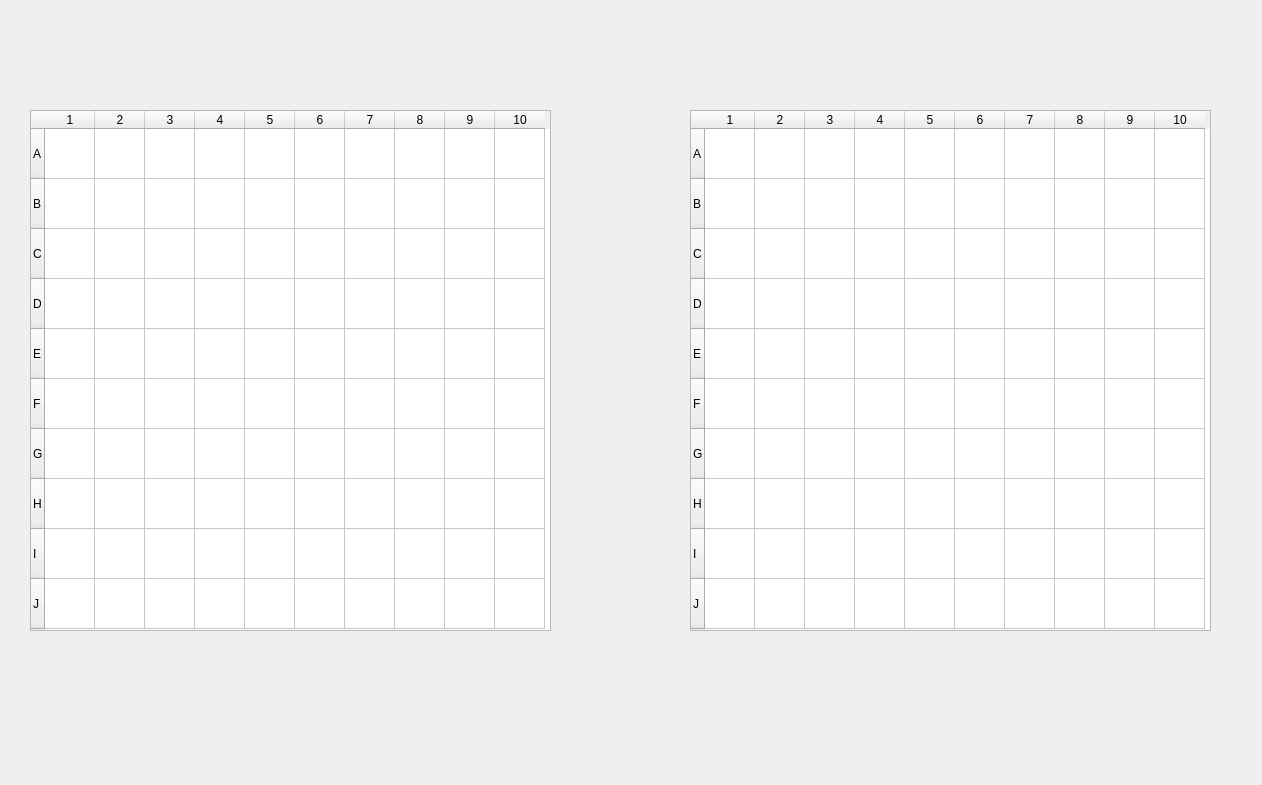
<?xml version="1.0" encoding="UTF-8"?>
<ui version="4.0">
 <class>Form</class>
 <widget class="QWidget" name="Form">
  <property name="geometry">
   <rect>
    <x>0</x>
    <y>0</y>
    <width>1262</width>
    <height>785</height>
   </rect>
  </property>
  <property name="windowTitle">
   <string>Form</string>
  </property>
  <widget class="QTableWidget" name="tableWidget">
   <property name="geometry">
    <rect>
     <x>30</x>
     <y>110</y>
     <width>521</width>
     <height>521</height>
    </rect>
   </property>
   <property name="mouseTracking">
    <bool>false</bool>
   </property>
   <property name="autoScroll">
    <bool>false</bool>
   </property>
   <property name="autoScrollMargin">
    <number>0</number>
   </property>
   <property name="verticalScrollMode">
    <enum>QAbstractItemView::ScrollPerItem</enum>
   </property>
   <property name="horizontalScrollMode">
    <enum>QAbstractItemView::ScrollPerItem</enum>
   </property>
   <attribute name="horizontalHeaderMinimumSectionSize">
    <number>50</number>
   </attribute>
   <attribute name="horizontalHeaderDefaultSectionSize">
    <number>50</number>
   </attribute>
   <attribute name="verticalHeaderDefaultSectionSize">
    <number>50</number>
   </attribute>
   <row>
    <property name="text">
     <string>A</string>
    </property>
   </row>
   <row>
    <property name="text">
     <string>B</string>
    </property>
   </row>
   <row>
    <property name="text">
     <string>C</string>
    </property>
   </row>
   <row>
    <property name="text">
     <string>D</string>
    </property>
   </row>
   <row>
    <property name="text">
     <string>E</string>
    </property>
   </row>
   <row>
    <property name="text">
     <string>F</string>
    </property>
   </row>
   <row>
    <property name="text">
     <string>G</string>
    </property>
   </row>
   <row>
    <property name="text">
     <string>H</string>
    </property>
   </row>
   <row>
    <property name="text">
     <string>I</string>
    </property>
   </row>
   <row>
    <property name="text">
     <string>J</string>
    </property>
   </row>
   <column>
    <property name="text">
     <string>1</string>
    </property>
   </column>
   <column>
    <property name="text">
     <string>2</string>
    </property>
   </column>
   <column>
    <property name="text">
     <string>3</string>
    </property>
   </column>
   <column>
    <property name="text">
     <string>4</string>
    </property>
   </column>
   <column>
    <property name="text">
     <string>5</string>
    </property>
   </column>
   <column>
    <property name="text">
     <string>6</string>
    </property>
   </column>
   <column>
    <property name="text">
     <string>7</string>
    </property>
   </column>
   <column>
    <property name="text">
     <string>8</string>
    </property>
   </column>
   <column>
    <property name="text">
     <string>9</string>
    </property>
   </column>
   <column>
    <property name="text">
     <string>10</string>
    </property>
   </column>
   <item row="0" column="0">
    <property name="text">
     <string/>
    </property>
    <property name="background">
     <brush brushstyle="NoBrush">
      <color alpha="255">
       <red>200</red>
       <green>0</green>
       <blue>0</blue>
      </color>
     </brush>
    </property>
    <property name="foreground">
     <brush brushstyle="NoBrush">
      <color alpha="255">
       <red>200</red>
       <green>0</green>
       <blue>0</blue>
      </color>
     </brush>
    </property>
   </item>
  </widget>
  <widget class="QTableWidget" name="tableWidget_2">
   <property name="geometry">
    <rect>
     <x>690</x>
     <y>110</y>
     <width>521</width>
     <height>521</height>
    </rect>
   </property>
   <property name="mouseTracking">
    <bool>false</bool>
   </property>
   <property name="autoScroll">
    <bool>false</bool>
   </property>
   <property name="autoScrollMargin">
    <number>0</number>
   </property>
   <property name="verticalScrollMode">
    <enum>QAbstractItemView::ScrollPerItem</enum>
   </property>
   <property name="horizontalScrollMode">
    <enum>QAbstractItemView::ScrollPerItem</enum>
   </property>
   <attribute name="horizontalHeaderMinimumSectionSize">
    <number>50</number>
   </attribute>
   <attribute name="horizontalHeaderDefaultSectionSize">
    <number>50</number>
   </attribute>
   <attribute name="verticalHeaderDefaultSectionSize">
    <number>50</number>
   </attribute>
   <row>
    <property name="text">
     <string>A</string>
    </property>
   </row>
   <row>
    <property name="text">
     <string>B</string>
    </property>
   </row>
   <row>
    <property name="text">
     <string>C</string>
    </property>
   </row>
   <row>
    <property name="text">
     <string>D</string>
    </property>
   </row>
   <row>
    <property name="text">
     <string>E</string>
    </property>
   </row>
   <row>
    <property name="text">
     <string>F</string>
    </property>
   </row>
   <row>
    <property name="text">
     <string>G</string>
    </property>
   </row>
   <row>
    <property name="text">
     <string>H</string>
    </property>
   </row>
   <row>
    <property name="text">
     <string>I</string>
    </property>
   </row>
   <row>
    <property name="text">
     <string>J</string>
    </property>
   </row>
   <column>
    <property name="text">
     <string>1</string>
    </property>
   </column>
   <column>
    <property name="text">
     <string>2</string>
    </property>
   </column>
   <column>
    <property name="text">
     <string>3</string>
    </property>
   </column>
   <column>
    <property name="text">
     <string>4</string>
    </property>
   </column>
   <column>
    <property name="text">
     <string>5</string>
    </property>
   </column>
   <column>
    <property name="text">
     <string>6</string>
    </property>
   </column>
   <column>
    <property name="text">
     <string>7</string>
    </property>
   </column>
   <column>
    <property name="text">
     <string>8</string>
    </property>
   </column>
   <column>
    <property name="text">
     <string>9</string>
    </property>
   </column>
   <column>
    <property name="text">
     <string>10</string>
    </property>
   </column>
   <item row="0" column="0">
    <property name="text">
     <string/>
    </property>
    <property name="background">
     <brush brushstyle="NoBrush">
      <color alpha="255">
       <red>200</red>
       <green>0</green>
       <blue>0</blue>
      </color>
     </brush>
    </property>
    <property name="foreground">
     <brush brushstyle="NoBrush">
      <color alpha="255">
       <red>200</red>
       <green>0</green>
       <blue>0</blue>
      </color>
     </brush>
    </property>
   </item>
  </widget>
 </widget>
 <resources/>
 <connections/>
</ui>
